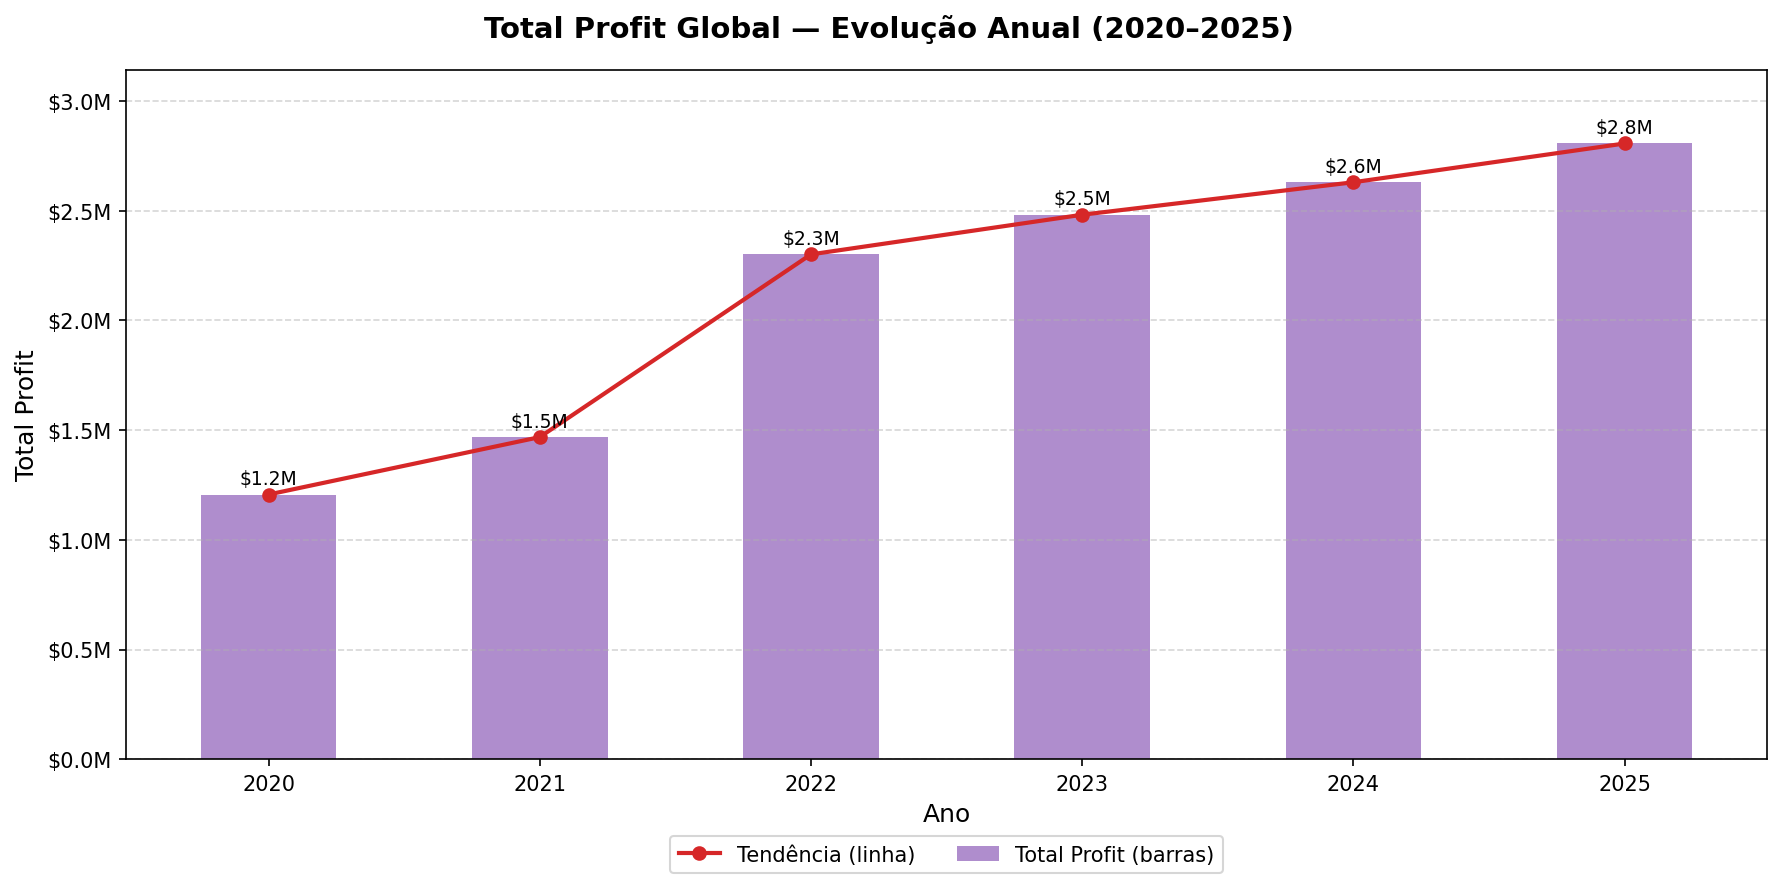

The Python source for this figure:
"""
Total Profit Global — evolução anual do Total Profit total (escala global).
Gera 2 ficheiros:
  total_profit_global.png       → barras + linha de tendência
  total_profit_global_stats.png → tabela de estatísticas acumuladas
"""

import pandas as pd
import matplotlib.pyplot as plt
import matplotlib.ticker as mticker
import os

# ── Paths ──────────────────────────────────────────────────────────────────────
BASE_DIR   = os.path.dirname(os.path.abspath(__file__))
DATA_PATH  = os.path.join(BASE_DIR, "..", "..", "data", "sales_data_clean.csv")
OUTPUT_DIR = BASE_DIR

# ── Load & prepare ─────────────────────────────────────────────────────────────
df = pd.read_csv(DATA_PATH)
# Total Profit = Sales_Price - Production_Cost - Shipping_Cost
df["Total_Profit"] = df["Sales_Price"] - df["Production_Cost"] - df["Shipping_Cost"]

global_tp = (
    df.groupby("Year")["Total_Profit"]
    .sum()
    .reset_index()
    .sort_values("Year")
)

val_col = global_tp["Total_Profit"]
years = global_tp["Year"].tolist()
n_years = len(years)

# ── Estatísticas ───────────────────────────────────────────────────────────────
v0, vn = val_col.iloc[0], val_col.iloc[-1]
cagr       = ((vn / v0) ** (1 / (n_years - 1)) - 1) * 100
yoy        = val_col.pct_change() * 100
yoy_mean   = yoy.mean()
yoy_best_i = yoy.idxmax()
yoy_worst_i = yoy.idxmin()

# Mudança de estrutura: [Indicador, Valor] em vez de usar rowLabels
stats_data = [
    ["Total Profit Acumulado",    f"${val_col.sum()/1e6:.1f}M"],
    ["Média Anual",               f"${val_col.mean()/1e6:.2f}M"],
    ["CAGR",                      f"{cagr:.1f}%"],
    ["Cresc. Médio YoY",          f"{yoy_mean:.1f}%"],
    ["Melhor Ano (YoY)",          f"{years[yoy_best_i]} ({yoy.iloc[yoy_best_i]:+.1f}%)"],
    ["Pior Ano (YoY)",            f"{years[yoy_worst_i]} ({yoy.iloc[yoy_worst_i]:+.1f}%)"],
    ["Pico",                      f"${val_col.max()/1e6:.1f}M  ({years[val_col.argmax()]})"],
    ["Mínimo",                    f"${val_col.min()/1e6:.1f}M  ({years[val_col.argmin()]})"],
]

# ────────────────────────────────────────────────────────────────────────────────
# PNG 1 — Barras + Linha
# ────────────────────────────────────────────────────────────────────────────────
fig, ax = plt.subplots(figsize=(12, 6))
fig.suptitle("Total Profit Global — Evolução Anual (2020–2025)",
             fontsize=14, fontweight="bold")

bars = ax.bar(
    global_tp["Year"],
    global_tp["Total_Profit"],
    color="#9467bd",
    alpha=0.75,
    width=0.5,
    label="Total Profit (barras)",
)

ax.plot(
    global_tp["Year"],
    global_tp["Total_Profit"],
    marker="o",
    color="#d62728",
    linewidth=2,
    label="Tendência (linha)",
)

for bar, val in zip(bars, global_tp["Total_Profit"]):
    ax.text(
        bar.get_x() + bar.get_width() / 2,
        bar.get_height() + val_col.max() * 0.01,
        f"${val/1e6:.1f}M",
        ha="center", va="bottom", fontsize=9,
    )

ax.yaxis.set_major_formatter(mticker.FuncFormatter(lambda x, _: f"${x/1e6:.1f}M"))
ax.set_xlabel("Ano", fontsize=12)
ax.set_ylabel("Total Profit", fontsize=12)
ax.set_xticks(global_tp["Year"])
ax.legend(loc="lower center", bbox_to_anchor=(0.5, -0.18), ncol=2, fontsize=10)
ax.grid(axis="y", linestyle="--", alpha=0.5)
ax.margins(y=0.12)

plt.tight_layout()
p = os.path.join(OUTPUT_DIR, "total_profit_global.png")
plt.savefig(p, dpi=150, bbox_inches="tight")
print(f"Guardado: {p}")
plt.close()

# ────────────────────────────────────────────────────────────────────────────────
# PNG 2 — Tabela de estatísticas (Nova estrutura robusta)
# ────────────────────────────────────────────────────────────────────────────────
fig, ax = plt.subplots(figsize=(8, 5))
ax.axis("off")
fig.suptitle("Estatísticas Acumuladas — Total Profit Global",
             fontsize=13, fontweight="bold", y=0.95)

tbl = ax.table(
    cellText=stats_data,
    colLabels=["Indicador", "Valor"],
    cellLoc="center",
    loc="center",
    colWidths=[0.48, 0.42] # Larguras explícitas
)
tbl.auto_set_font_size(False)
tbl.set_fontsize(11)

for (i, j), cell in tbl.get_celld().items():
    cell.set_height(0.12)
    if i == 0: # Cabeçalho
        cell.set_facecolor("#9467bd")
        cell.set_text_props(color="white", fontweight="bold")
    elif j == 0: # Coluna de indicadores
        cell.set_facecolor("#f0f0f0")
        cell.set_text_props(fontweight="bold", ha="left")
    else: # Coluna de valores
        cell.set_facecolor("white")

plt.tight_layout()
p = os.path.join(OUTPUT_DIR, "total_profit_global_stats.png")
plt.savefig(p, dpi=150, bbox_inches="tight")
print(f"Guardado: {p}")
plt.close()
